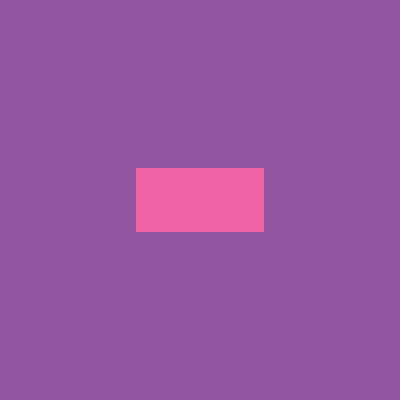
Frame 1 (no input)
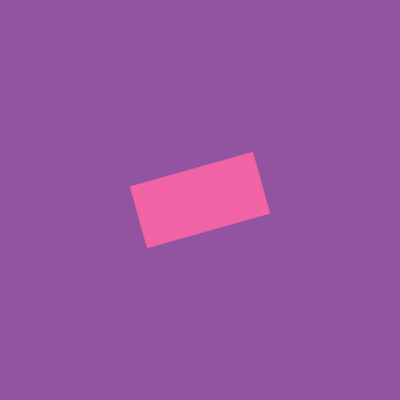
Frame 60 (no input)
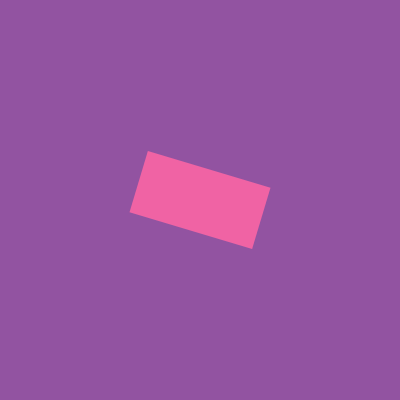
Frame 120 (the mouse pressed at the canvas centre since frame 60)

The p5.js sketch that drew these frames (run headless with seeded random() and noise() and a simulated clock; from frame 60 on, the mouse is pressed at the canvas centre):

// p5.js sketch
// ── sketch.js
let angle = 0;
let angleV = 0;
let angleA;

function setup() {
  createCanvas(400, 400);
  angleMode(RADIANS)
}

function draw() {

  angleA = map(mouseX, 0, width, -0.01, 0.01);
  angleV = constrain(angleV, -0.2, 0.2);

  background(146, 83, 161);
  noStroke();
  fill(240, 99, 164);
  rectMode(CENTER);
  translate(200, 200)
  rotate(angle);
  rect(0, 0, 128, 64);

  angle += angleV;
  angleV += angleA;
} 
